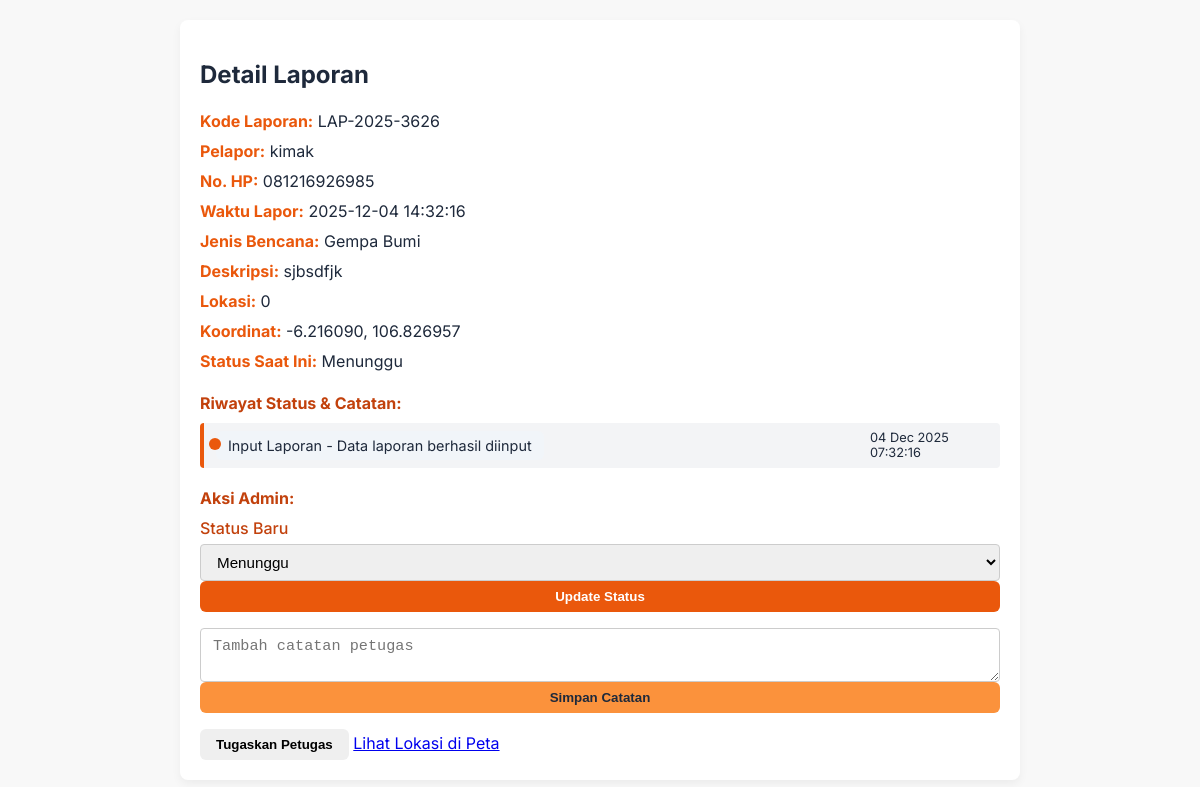
Page /admin/laporan_detail.php?id=24 (signed in) on the committed database.
### tables this page shows
CREATE TABLE `tb_laporan` (
  `id_laporan` int NOT NULL,
  `kode_laporan` varchar(20) NOT NULL,
  `nama_pelapor` varchar(100) NOT NULL,
  `no_hp` varchar(20) NOT NULL,
  `alamat` text NOT NULL,
  `latitude` decimal(10,6) DEFAULT NULL,
  `longitude` decimal(10,6) DEFAULT NULL,
  `jenis_bencana` enum('Banjir','Gempa Bumi','Tanah Longsor','Kebakaran','Angin Puting Beliung','Tsunami','Gunung Meletus','Kekeringan','Lainnya') NOT NULL,
  `jenis_kerusakan` enum('Ringan','Sedang','Berat','Sangat Berat') NOT NULL,
  `deskripsi` text,
  `foto` varchar(255) DEFAULT NULL,
  `status` enum('Menunggu','Diproses','Selesai') NOT NULL DEFAULT 'Menunggu',
  `id_petugas` int DEFAULT NULL,
  `catatan_admin` text,
  `tanggal_lapor` timestamp NULL DEFAULT CURRENT_TIMESTAMP,
  `tanggal_update` timestamp NULL DEFAULT CURRENT_TIMESTAMP ON UPDATE CURRENT_TIMESTAMP,
  `created_at` datetime NOT NULL DEFAULT CURRENT_TIMESTAMP
);

CREATE TABLE `tb_log_aktivitas` (
  `id_log` int NOT NULL,
  `id_admin` int DEFAULT NULL,
  `id_laporan` int DEFAULT NULL,
  `aksi` varchar(100) NOT NULL,
  `keterangan` text,
  `ip_address` varchar(50) DEFAULT NULL,
  `tanggal` timestamp NULL DEFAULT CURRENT_TIMESTAMP
);

### admin/laporan_detail.php (the view, shortened to what this page needs)
<?php
include '../config/database.php';
$id_laporan = intval($_GET['id'] ?? 0);
$data = mysqli_fetch_assoc(mysqli_query($koneksi, "SELECT * FROM tb_laporan WHERE id_laporan = $id_laporan"));
$riwayat = [];
$riq = mysqli_query($koneksi, "SELECT aksi, keterangan, tanggal FROM tb_log_aktivitas WHERE id_laporan = $id_laporan ORDER BY tanggal ASC");
while($r = mysqli_fetch_assoc($riq)){
    $riwayat[] = $r;
}
$lat = htmlspecialchars($data['latitude'] ?? '');
$lng = htmlspecialchars($data['longitude'] ?? '');
$maps_url = ($lat && $lng) ? "https://www.google.com/maps?q={$lat},{$lng}" : "#";
?>
<link rel="stylesheet" href="../assets/css/laporan_detail.css">
<div class="card card-laporan">
    <div class="card-body">
        <h2>Detail Laporan</h2>
        <p><strong>Kode Laporan:</strong> <?= htmlspecialchars($data['kode_laporan'] ?? '-') ?></p>
        <p><strong>Pelapor:</strong> <?= htmlspecialchars($data['nama_pelapor'] ?? '-') ?></p>
        <p><strong>No. HP:</strong> <?= htmlspecialchars($data['no_hp'] ?? '-') ?></p>
        <p><strong>Waktu Lapor:</strong> <?= htmlspecialchars($data['tanggal_lapor'] ?? '-') ?></p>
        <p><strong>Jenis Bencana:</strong> <?= htmlspecialchars($data['jenis_bencana'] ?? '-') ?></p>
        <p><strong>Deskripsi:</strong> <?= htmlspecialchars($data['deskripsi'] ?? '-') ?></p>
        <p><strong>Lokasi:</strong> <?= htmlspecialchars($data['alamat'] ?? '-') ?></p>
        <p><strong>Koordinat:</strong> <?= $lat ?>, <?= $lng ?></p>
        <p><strong>Status Saat Ini:</strong>
            <span class="badge badge-<?= strtolower($data['status'] ?? 'menunggu') ?>">
                <?= htmlspecialchars($data['status'] ?? '-') ?>
            </span>
        </p>
        <h4>Riwayat Status & Catatan:</h4>
        <div id="riwayat-container">
            <ul class="timeline-laporan">
                <?php foreach($riwayat as $r): ?>
                    <li class="timeline-laporan-item <?= ($r['aksi'] == $data['status']) ? 'active' : '' ?>">
                        <span class="timeline-laporan-time"><?= !empty($r['tanggal']) ? date('d M Y H:i:s', strtotime($r['tanggal'])) : '—' ?></span>
                        <span class="timeline-laporan-content">
                            <?= htmlspecialchars($r['aksi']) ?><?= !empty($r['keterangan']) ? ' - ' . htmlspecialchars($r['keterangan']) : '' ?>
                        </span>
                    </li>
                <?php endforeach; ?>
            </ul>
        </div>
        <h4>Aksi Admin:</h4>
        <div class="laporan-actions">
            <form id="form-update-status">
                <label>Status Baru</label>
                <select name="status" class="form-control" required>
                    <?php
                    $all_status = ['Menunggu','Diproses','Selesai'];
                    foreach($all_status as $s){
                        $selected = ($data['status'] ?? '') == $s ? 'selected' : '';
                        echo '<option value="'.htmlspecialchars($s).'" '.$selected.'>'.htmlspecialchars($s).'</option>';
                    }
                    ?>
                </select>
                <button type="submit" class="btn btn-success mt-2">Update Status</button>
            </form>
            <form id="form-tambah-catatan" style="margin-top:10px;">
                <textarea name="catatan" class="form-control" placeholder="Tambah catatan petugas"></textarea>
                <button type="submit" class="btn btn-primary mt-2">Simpan Catatan</button>
            </form>
            <button id="btn-tugaskan" class="btn btn-info mt-2">Tugaskan Petugas</button>
            <a href="<?= $maps_url ?>" target="_blank" class="btn btn-secondary mt-2">Lihat Lokasi di Peta</a>
        </div>
    </div>
</div>

### assets/css/laporan_detail.css (style rules this page uses)
.card { background-color: var(--bg-card); border-radius: var(--border-radius); box-shadow: 0 4px 10px rgba(0,0,0,0.05); padding: 20px; max-width: 800px; margin: 0 auto 30px auto; transition: box-shadow var(--transition-speed); }
.card h4 { margin-top: 20px; margin-bottom: 10px; color: var(--primary-dark); }
.card p { margin: 6px 0; line-height: 1.5; }
.card p strong { color: var(--primary); }
.card ul { list-style: none; padding-left: 0; }
.card ul li { padding: 8px 12px; margin-bottom: 6px; background-color: #f3f4f6; border-left: 4px solid var(--primary); border-radius: 4px; display: flex; justify-content: space-between; align-items: center; }
.card ul li:last-child { margin-bottom: 0; }
.card form { display: flex; flex-direction: column; }
.card form label { margin-bottom: 6px; font-weight: 500; color: var(--primary-dark); }
.card form .form-control { padding: 8px 12px; border: 1px solid #ccc; border-radius: 4px; font-size: 0.95rem; transition: border-color var(--transition-speed); }
.card button.btn { padding: 8px 16px; border: none; border-radius: 6px; cursor: pointer; font-weight: 600; transition: background-color var(--transition-speed), transform var(--transition-speed); }
.card button.btn-success { background-color: var(--primary); color: #fff; }
.card button.btn-primary { background-color: var(--primary-light); color: var(--secondary); }
.timeline-laporan { list-style: none; padding-left: 0; margin: 0; }
.timeline-laporan-item { position: relative; padding-left: 150px; margin-bottom: 15px; }
.timeline-laporan-item::before { content: ''; position: absolute; left: 0px; top: 5px; width: 12px; height: 12px; background-color: var(--primary, #ea580c); border-radius: 50%; }
.timeline-laporan-time { position: absolute; right: 0; width: 140px; font-size: 0.8rem; color: #64748b; }
.timeline-laporan-content { display: inline-block; background: #f1f5f9; padding: 6px 12px; border-radius: 6px; font-size: 0.9rem; }

### admin/laporan_detail.php (style rules this page uses)
.timeline-laporan { list-style: none; padding-left: 0; }
.timeline-laporan-item { margin-bottom: 12px; position: relative; padding-left: 140px; }
.timeline-laporan-item::before { content: ''; position: absolute; left: 5px; top: 15px; width: 12px; height: 12px; background: var(--primary); border-radius: 50%; }
.timeline-laporan-time { position: absolute; right: 0; width: 130px; font-size: 0.8rem; color: var(--gray-500); }
.timeline-laporan-content { display: inline-block; }

### rows in the picture
tb_laporan: kode_laporan "LAP-2025-3626", nama_pelapor "kimak", no_hp "081216926985", tanggal_lapor "2025-12-04 14:32:16", jenis_bencana "Gempa Bumi", deskripsi "sjbsdfjk", alamat "0", latitude "-6.216090", longitude "106.826957", status "Menunggu"
tb_log_aktivitas: tanggal "04 Dec 2025 07:32:16", aksi "Input Laporan", keterangan "Data laporan berhasil diinput"

### other values in the picture
form field status "Menunggu"
